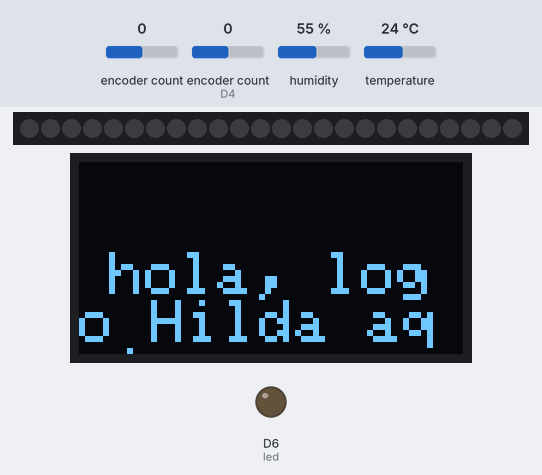
Bench run of a sketch on a simulated Arduino MKR. Parts: 24 RGB LEDs in strip order, left to right, 128×64 one-colour display, output pins drawn as LEDs (lit = HIGH). The inputs (shaded band) are chosen by the test bench; at power-on: encoder count 0, encoder count (sensor on D4) 0, humidity 55 %, temperature 24 °C. WiFi joins after 1.5 s; servers stay silent unless stated; the local clock reads 2024-03-15 10:24:30 at power-on unless the sketch sets it; what the sketch prints to the serial monitor is not drawn.

Above: at 12.7 s.
12.8 s: encoder count (sensor 0) set to 1
At 26.79 s:
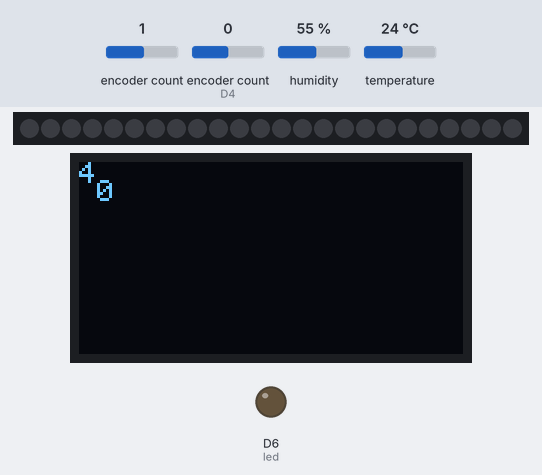
26.8 s: encoder count (sensor 0) set to 5
At 28.33 s:
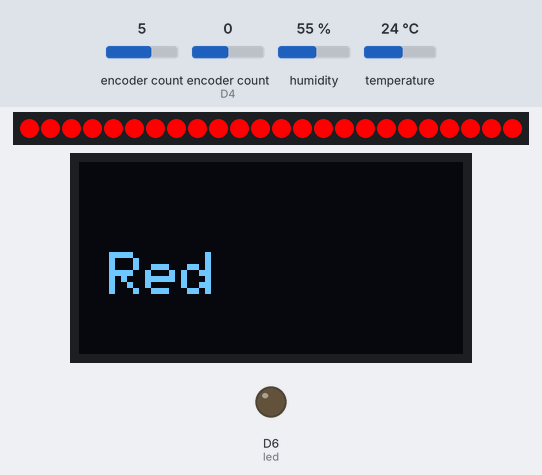
29.3 s: encoder count (sensor on D4) set to 1
At 29.63 s:
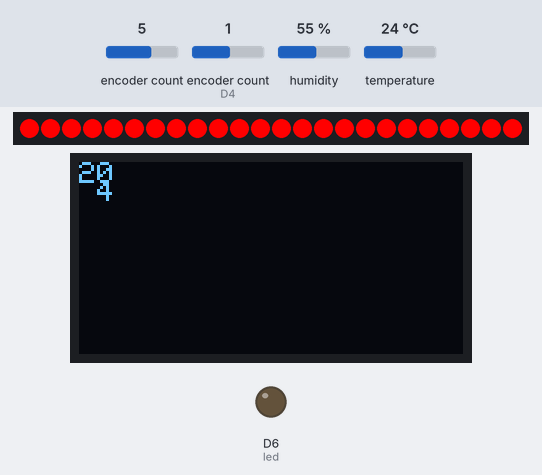
30.9 s: encoder count (sensor 0) set to 6
At 32.1 s:
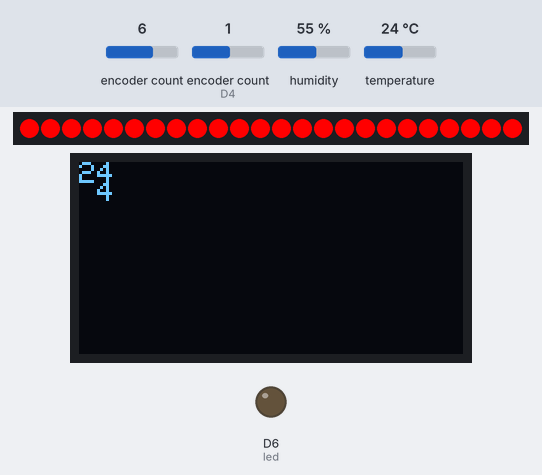
32.4 s: encoder count (sensor 0) set to 10
At 34.1 s:
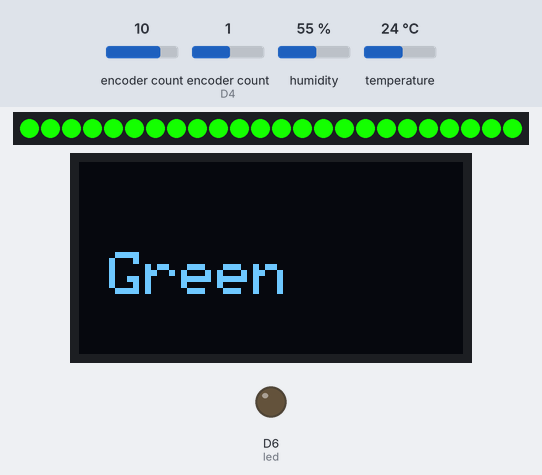
35.1 s: encoder count (sensor on D4) set to 2
At 35.4 s:
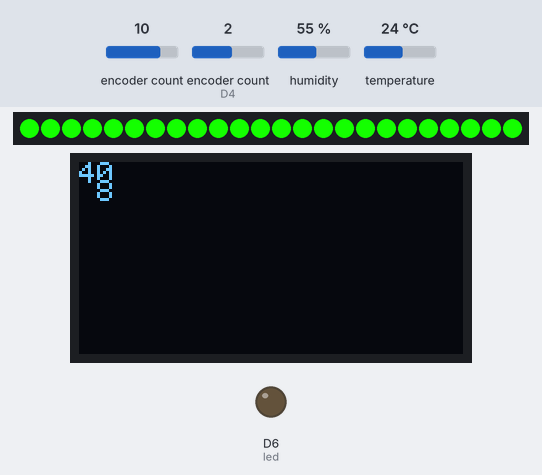
Timing chart, 0 to 37.7 s (numbered marks = the images above; inputs shaded):
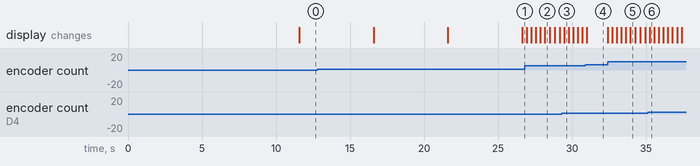

Measured:
- after the input at 26.8 s, the display: first changes after 0.15 s (image 2 shows a later state)
- after the input at 29.3 s, the display: changes after 0.19 s (image 3)
- after the input at 30.9 s, the display: changes after 0.10 s (image 4)
- after the input at 32.4 s, the display: first changes at once (image 5 shows a later state)
- after the input at 35.1 s, the display: changes after 0.15 s (image 6)

The sketch:

hilda_device_encoder_library_oled_makr1010_wifi_json.ino
```cpp
//BOARD

//MKR 1010

//OLED

//VCC 5V
//GND GND
//SDA 11 (SDA PIN)
//SCL 12 (SCL PIN)

//ENCODER 01

//VCC 5V
//GND GND
//DT D4
//CLK D5

//ENCODER 02

//VCC 5V
//GND GND
//DT D1
//CLK D0

//DHT 22

//VCC 5V
//GND GND
//OUT D9 (SCK PIN)

//LED STRIPE

//VCC 5V
//GND GND
//D1 D2

//PUSH BUTTONS 1,2,3

//VCC 5V
//GND BEFORE RESISTENCIA (CAFE-NEGRO-NARANJA-DORADO) TO GND
// DATA PIN IN FRONT DE GND TO D7, D8, D10

//LIBRARY FOR WI-FI NETWORK
#include <SPI.h>
#include <WiFiNINA.h>

// WIFI NETWORK NAME & PIN
#include "arduino_secrets.h"
char ssid[] = SECRET_SSID;        // your network SSID (name)
char pass[] = SECRET_PASS;    // your network password (use for WPA, or use as key for WEP)
int keyIndex = 0;

//VARS & MODE FOR WI-FI CONNECTION
int status = WL_IDLE_STATUS;
WiFiServer server(80);// your network key Index number (needed only for WEP)

//LIBRARY FOR FLASH MEMORY
//#include <FlashStorage.h>

//LIBRARY TO GENERATE JSON FILES
#include <ArduinoJson.h>

//LIBRARY FOR ENCODER
#include <Encoder.h>

//PINS FOR ENCODERS
Encoder knobLeft(0, 1);
Encoder knobRight(4, 5);

//VARS FOR ENCODERS
long positionLeft  = -999;
long positionRight = -999;
long newLeft, newRight;

// RTC
#include <RTCZero.h>

/* Create an rtc object */
RTCZero rtc;

// RTC VARS
String dateDay = "";
String dateMonth = "";
String dateYear = "";

//String hourHour = "";
//String hourMinutes = "";
//String hourSeconds = "";

String date = "";
String hours = "";
//String dateAndHour = "";
long int unixSeg;

//OLED
#include <Wire.h>
#include <Adafruit_GFX.h>
#include <Adafruit_SSD1306.h>

//SIZE OLED PINS SET & SIZE
#define ANCHO 128
#define ALTO 64
#define OLED_RESET 3
Adafruit_SSD1306 oled(ANCHO, ALTO, &Wire, OLED_RESET);

//RGB LED PINS SET
#include <Adafruit_NeoPixel.h>
#ifdef __AVR__
 #include <avr/power.h> // Required for 16 MHz Adafruit Trinket
#endif

// Which pin on the Arduino is connected to the NeoPixels?
#define PIN 2 // On Trinket or Gemma, suggest changing this to 1
// How many NeoPixels are attached to the Arduino?
#define NUMPIXELS 24 // Popular NeoPixel ring size
Adafruit_NeoPixel pixels(NUMPIXELS, PIN, NEO_GRB + NEO_KHZ800);
#define DELAYVAL 5 // Time (in milliseconds) to pause between pixels

//TEMP SENSOR
#include "DHT.h"

//TEMP SENSOR KIND, PIN & INIT
#define DHTPIN 9
#define DHTTYPE DHT22
DHT dht(DHTPIN, DHTTYPE);

//VARS FOR DHT22
float hic;

//USERNAME & ID DEVICE
String user_name = "Camila";
int user_id_device = 12345;

//COLOR VARS
String name_color = "";
String name_body_part = "";

//STATE OF SCREENS
bool weMessageLogo = false;
bool weMessageNameUser = false;
bool showTemp = false;
//bool sendData = false;

//LED BUILT-IN FOR ON/OFF
int led = 6;

//BUTTONS
int buttonOnOff = 7;
int buttonTemp = 8;
int buttonSaveData = 10;

//BUTTONS STATE & COUNT
//int buttonState = 0;
int countRegisters = 0;

//FLASH MEMORY DEFINITION SPACES FOR VARS RESULTS
//FlashStorage(my_flash_store_date_hour, String);
//FlashStorage(my_flash_store_user_name, String);
//FlashStorage(my_flash_store_name_color, String);
//FlashStorage(my_flash_store_newRight, int);
//FlashStorage(my_flash_store_hic, long int);

void setup() {

  // SERIAL BEGIN
  Serial.begin(9600);
  Serial.println("Hilda device Test");

  // //RTC FOR JUST NOW DATE
  rtc.begin(); // initialize RTC
  rtc.setEpoch(1574350789); // SECS UNTIL NOV ALWAYS DEVALUABLE

  dateDay = rtc.getDay();
  dateMonth = rtc.getMonth();
  dateYear = rtc.getYear();

  //hourHour = rtc.getHours();
  //hourMinutes = rtc.getMinutes();
  //hourSeconds = rtc.getSeconds();

  date = dateDay + "/" + dateMonth + "/" + dateYear;
  //hours = hourHour + ":" + hourMinutes + ":" + hourSeconds;

  //dateAndHour = date + "-" + hours;

  // LED RGB SET
  pixels.begin(); // INITIALIZE NeoPixel strip object

  // INIT BUS I2C
  Wire.begin();
  oled.begin(SSD1306_SWITCHCAPVCC, 0x3C);

  // SENSOR DHT BEGIN
  dht.begin();

  //LED
  pinMode(led,OUTPUT);

  //BUTTONS
  pinMode(buttonOnOff,INPUT);
  pinMode(buttonTemp,INPUT);
  pinMode(buttonSaveData,INPUT);

  //wifi connection
  //check for the WiFi module:
  if (WiFi.status() == WL_NO_MODULE) {
    Serial.println("Communication with WiFi module failed!");
    // don't continue
    while (true);
  }

  //attempt to connect to Wifi network:
  while (status != WL_CONNECTED) {
    Serial.print("Attempting to connect to SSID: ");
    Serial.println(ssid);
    // Connect to WPA/WPA2 network. Change this line if using open or WEP network:
    status = WiFi.begin(ssid, pass);

    // wait 10 seconds for connection:
    delay(10000);

  }
  server.begin();

  //you're connected now, so print out the status:
  printWifiStatus();
}

void loop(){

  // eval welcome logo
  if(weMessageLogo != true){
    welcomeMessageLogo();
  }

  // eval welcome message
  if(weMessageNameUser != true){
    welcomeMessageNameUser();
  }

  // eval temp button
  if(showTemp != true){
    tempSensorData();
  }else{
    // do something
  }

  // encoder read
  encoderReadPos();

  // color match and coloring leds
  matchEncoderColor();

  // save data in flash
  // saveDataInFlashMemory();

  writeHttpResponseInJson();

  //buttonState = digitalRead(buttonSaveData);
  //if( buttonState == HIGH){
    //counterClicks();
  //}

}

// Custom Function - welcomeMessageLogo()
void welcomeMessageLogo() {

  // Print in oled temp results
  oled.clearDisplay();
  oled.setTextColor(WHITE);
  oled.setCursor (10, 30);
  oled.setTextSize(2);
  oled.print("hola, logo Hilda aqui");
  oled.display();
  delay(5000);
  weMessageLogo = true;

}

// Custom Function - welcomeMessageNameUser()
void welcomeMessageNameUser(){

  // Print in oled temp results
  oled.clearDisplay();
  oled.setTextColor(WHITE);
  oled.setCursor (10, 30);
  oled.setTextSize(2);
  oled.print("hola," + user_name);
  oled.display();
  delay(5000);
  weMessageNameUser = true;

}

// Custom Function - encoderReadPos()
void encoderReadPos() {

  newLeft = knobLeft.read();
  newRight = knobRight.read();

  if (newLeft != positionLeft || newRight != positionRight) {
    if(newLeft <= 100 || newRight <= 7){

      Serial.print("Left = ");
      Serial.print(newLeft);
      Serial.print(", Right = ");
      Serial.print(newRight);
      Serial.println();
      positionLeft = newLeft;
      positionRight = newRight;

      // Print in oled temp results
      oled.clearDisplay();
      oled.setTextColor(WHITE);

      oled.setCursor(0, 0);
      oled.setTextSize(1);
      oled.print(newLeft);

      oled.setCursor(6, 6);
      oled.setTextSize(1);
      oled.print(newRight);

      oled.display();
    }
  }
}

// Custom Function - matchEncoderColor()
void matchEncoderColor(){

  if(newLeft == 10){
    name_color = "Non";
    name_body_part = "Ninguna";
    Serial.println("non");
    printOledColorMessages(name_color);
    printLedRGB( 0, 0, 0); // non

  }

  if(newLeft == 20){
    name_color = "Red";
    name_body_part = "Cabeza";
    Serial.println("red");
    printOledColorMessages(name_color);
    printLedRGB( 255, 0, 0); // red

  }
  if(newLeft == 30){
    name_color = "Orange";
    name_body_part = "Cuello";
    Serial.println("orange");
    printOledColorMessages(name_color);
    printLedRGB( 255, 120, 0); // orange

  }
  if(newLeft == 40){
    name_color = "Green";
    name_body_part = "Busto";
    Serial.println("green");
    printOledColorMessages(name_color);
    printLedRGB( 20, 255, 0); // green

  }
  if(newLeft == 50){
    name_color = "Yellow";
    name_body_part = "Abdomen";
    Serial.println("yellow");
    printOledColorMessages(name_color);
    printLedRGB( 255, 240, 0); // yellow

  }
  if(newLeft == 60){
    name_color = "Brown";
    name_body_part = "Articulaciones";
    Serial.println("brown");
    printOledColorMessages(name_color);
    printLedRGB( 85, 65, 0); // brown

  }
  if(newLeft == 70){
    name_color = "Blue";
    name_body_part = "Espalda";
    Serial.println("blue");
    printOledColorMessages(name_color);
    printLedRGB( 0, 60, 255); // blue

  }
  if(newLeft == 80){
    name_color = "Fucsia";
    name_body_part = "Pies";
    Serial.println("fucsia");
    printOledColorMessages(name_color);
    printLedRGB( 255, 0, 110); // Fucsia

  }
}

// Custom Function - printLedRGB()
void printLedRGB(int red_light_value, int green_light_value, int blue_light_value) {

  pixels.clear();
  for(int i=0; i<NUMPIXELS; i++) {
    pixels.setPixelColor(i, pixels.Color(red_light_value, green_light_value, blue_light_value));
    pixels.show();
    delay(DELAYVAL);
  }
}

// Custom Function - printOledMessages()
void printOledColorMessages(String name_color){

  oled.clearDisplay();
  oled.setTextColor(WHITE);
  oled.setCursor(0, 0);
  oled.setCursor (10, 30);
  oled.setTextSize(2);
  oled.print(name_color);
  oled.display();
}

// Custom Function - tempSensor()
void tempSensorData() {

  float t;
  float h;

  h = dht.readHumidity();
  t = dht.readTemperature();

  hic = dht.computeHeatIndex(t,h, false);

  //Print in the serial Monitor
  Serial.println(hic);

  //Print in oled temp results
  oled.clearDisplay();
  oled.setTextColor(WHITE);
  oled.setCursor(0, 0);
  oled.setTextSize(1);
  oled.print("La temperatura de Hilda es:");
  oled.setCursor (10, 30);
  oled.setTextSize(2);
  oled.print(hic);
  oled.print(" C");
  oled.display();
  delay(5000);

  showTemp = true;

}

// Custom Function - aveDataInFlashMemory()
// void saveDataInFlashMemory(){

//   if( digitalRead(buttonSaveData) == HIGH & saveData != true){

//     my_flash_store_date_hour.write(dateAndHour);
//     Serial.println(dateAndHour);
//     my_flash_store_user_name.write(user_name);
//     Serial.println(user_name);
//     my_flash_store_name_color.write(name_color);
//     Serial.println(name_color);
//     my_flash_store_newRight.write(newRight);
//     Serial.println(newRight);
//     my_flash_store_hic.write(hic);
//     Serial.println(hic);

//     saveData = true;

//   } else {

//     //Serial.println("none data save");
//     saveData = false;
//   }
// }

// Custom Function - writeHttpResponseInJson()
void writeHttpResponseInJson(){

  // listen for incoming clients
  WiFiClient client = server.available();

  // Do we have a client?
  if (client){;
    Serial.println(F("New client"));

    // Is connected?
    while (client.connected()) {

      if (client.available()) {

        // Allocate a temporary JsonDocument
        //StaticJsonDocument<500> doc;
        StaticJsonDocument<500> doc;

        // Counter of requests from the client
        counterClicks();

        // write json pairs
        doc["counter_registers_value"] = countRegisters;
        doc["time-unixtime"] = unixSeg;
        doc["date"] = date;
        doc["user_name"] = user_id_device;
        doc["temperature"] = hic;
        doc["pain_level"] = newRight;
        doc["pain_location"] = name_body_part;
        doc["name_color"] = name_color;

        Serial.print(F("Sending: "));
        serializeJson(doc, Serial);
        Serial.println();

        // Write response headers
        client.println(F("HTTP/1.0 200 OK"));
        client.println("Access-Control-Allow-Origin: *");
        client.println(F("Content-Type: application/json"));
        client.println(F("Connection: close"));
        client.print(F("Content-Length: "));
        client.println(measureJsonPretty(doc));
        client.println();

        // Write JSON document
        serializeJsonPretty(doc, client);

        // give the web browser time to receive the data
        //delay(1);

      }
      // Disconnect
      Serial.println("client disonnected");
      //counterClicks();
      client.WiFiClient::stop();
    }
  }
}

// Custom Function - printWifiStatus()
void printWifiStatus() {
  // print the SSID of the network you're attached to:
  Serial.print("SSID: ");
  Serial.println(WiFi.SSID());

  // print your board's IP address:
  IPAddress ip = WiFi.localIP();
  Serial.print("IP Address: ");
  Serial.println(ip);

  // print the received signal strength:
  long rssi = WiFi.RSSI();
  Serial.print("signal strength (RSSI):");
  Serial.print(rssi);
  Serial.println(" dBm");

}

void counterClicks(){
  countRegisters++;
  delay(500);
  Serial.println(countRegisters);

}
```

arduino_secrets.h
```cpp
#define SECRET_SSID "Lalugam"
#define SECRET_PASS "Arqlalugam32"
```

Source omitted: graphics.c (data table, 30034 bytes)
